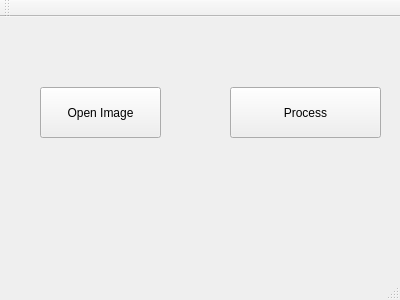
<?xml version="1.0" encoding="UTF-8"?>
<ui version="4.0">
 <class>MainWindow</class>
 <widget class="QMainWindow" name="MainWindow">
  <property name="geometry">
   <rect>
    <x>0</x>
    <y>0</y>
    <width>400</width>
    <height>300</height>
   </rect>
  </property>
  <property name="windowTitle">
   <string>MainWindow</string>
  </property>
  <widget class="QWidget" name="centralWidget">
   <widget class="QPushButton" name="openButton">
    <property name="geometry">
     <rect>
      <x>40</x>
      <y>70</y>
      <width>121</width>
      <height>51</height>
     </rect>
    </property>
    <property name="text">
     <string>Open Image</string>
    </property>
   </widget>
   <widget class="QPushButton" name="processButton">
    <property name="geometry">
     <rect>
      <x>230</x>
      <y>70</y>
      <width>151</width>
      <height>51</height>
     </rect>
    </property>
    <property name="text">
     <string>Process</string>
    </property>
   </widget>
  </widget>
  <widget class="QMenuBar" name="menuBar">
   <property name="geometry">
    <rect>
     <x>0</x>
     <y>0</y>
     <width>400</width>
     <height>20</height>
    </rect>
   </property>
  </widget>
  <widget class="QToolBar" name="mainToolBar">
   <attribute name="toolBarArea">
    <enum>TopToolBarArea</enum>
   </attribute>
   <attribute name="toolBarBreak">
    <bool>false</bool>
   </attribute>
  </widget>
  <widget class="QStatusBar" name="statusBar"/>
 </widget>
 <layoutdefault spacing="6" margin="11"/>
 <resources/>
 <connections/>
</ui>
